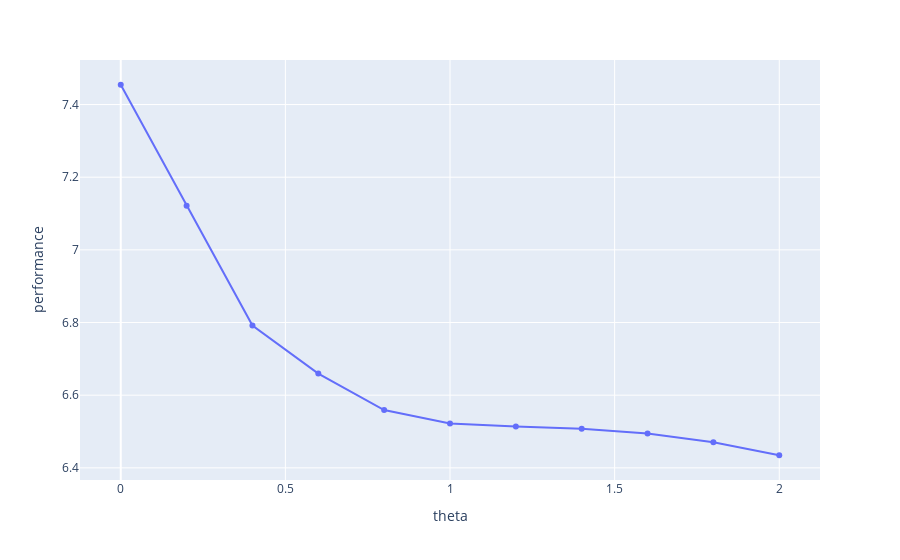

Notebook source saved alongside this figure:
### Code cell
px.line(data_frame=result["all_runs"], x="theta", y="performance", markers=True)

### Figure 1 — Plotly figure (JSON) as saved in the notebook; plotly's stock layout.template omitted (floating-point values rounded to 4 significant figures)
{"data": [{"hovertemplate": "theta=%{x}<br>performance=%{y}<extra></extra>", "legendgroup": "", "line": {"color": "#636efa", "dash": "solid"}, "marker": {"symbol": "circle"}, "mode": "lines+markers", "name": "", "orientation": "v", "showlegend": false, "type": "scatter", "x": [0, 0.2, 0.4, 0.6, 0.8, 1, 1.2, 1.4, 1.6, 1.8, 2], "xaxis": "x", "y": [7.454, 7.122, 6.792, 6.659, 6.559, 6.522, 6.514, 6.508, 6.494, 6.47, 6.435], "yaxis": "y"}], "layout": {"legend": {"tracegroupgap": 0}, "margin": {"t": 60}, "xaxis": {"anchor": "y", "domain": [0, 1], "title": {"text": "theta"}}, "yaxis": {"anchor": "x", "domain": [0, 1], "title": {"text": "performance"}}}}
